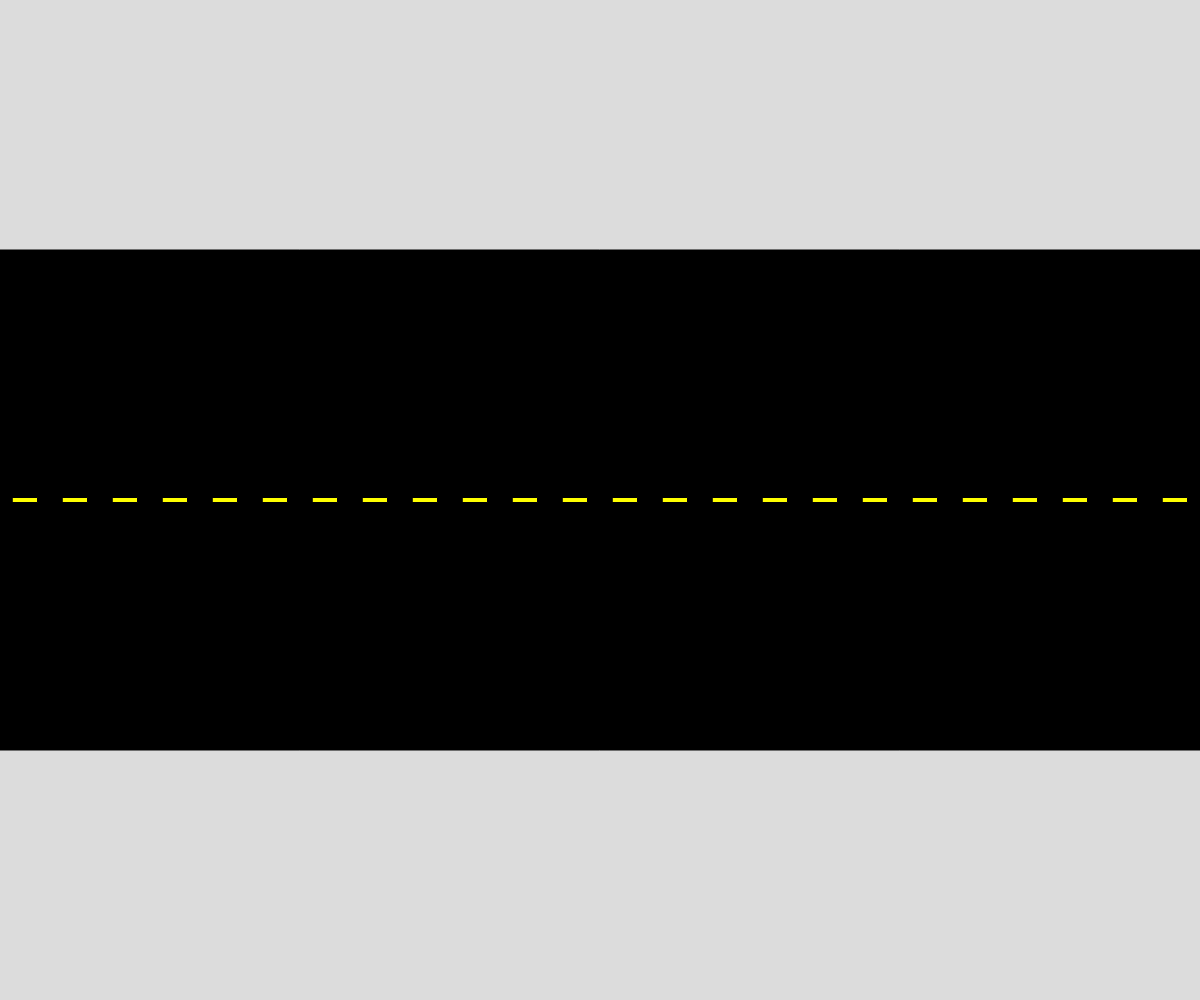
Frame 1 (no input)
Frame 60 (no input): identical to frame 1, image omitted
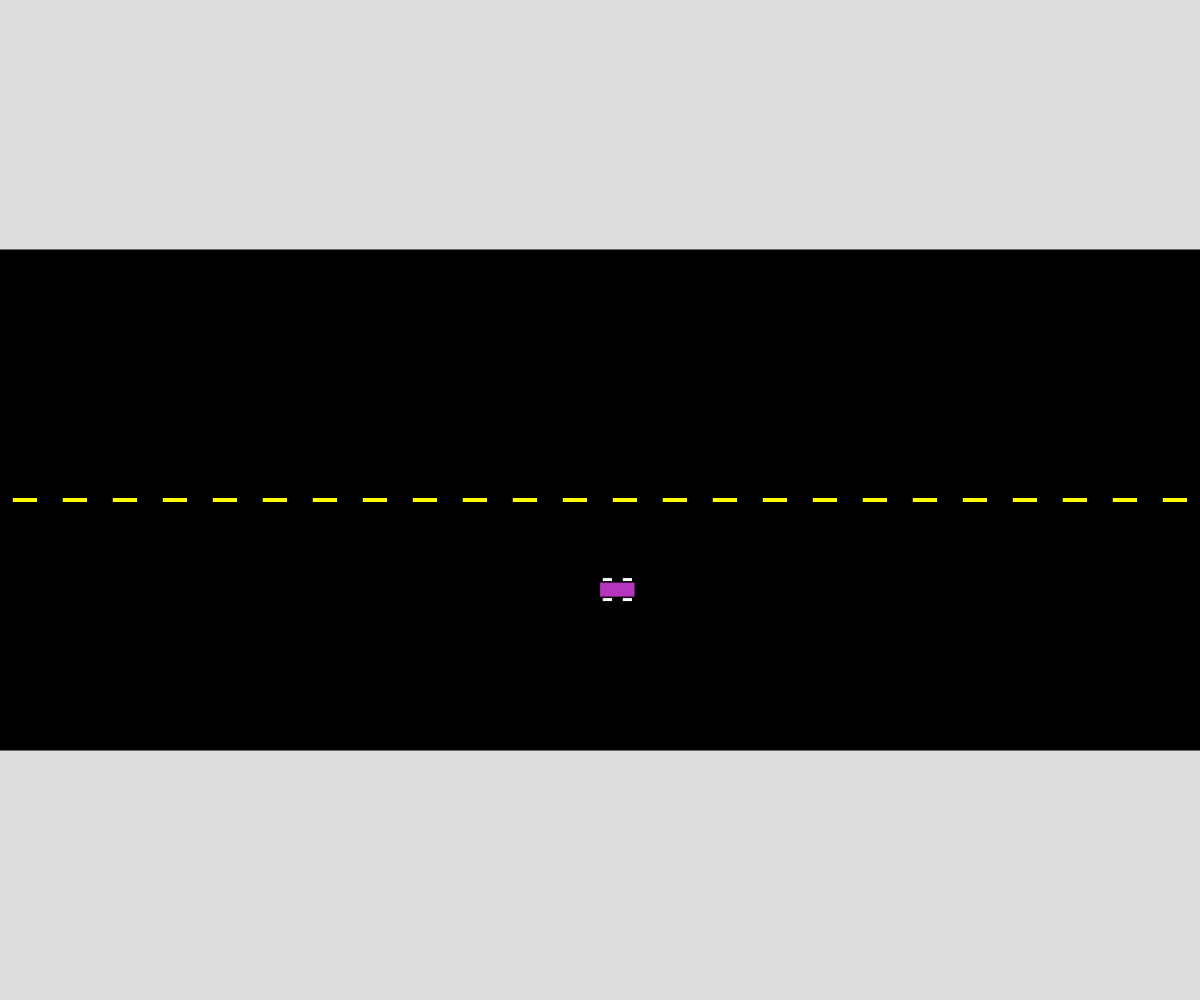
Frame 120 (the mouse pressed at the canvas centre since frame 60)

The p5.js sketch that drew these frames (run headless with seeded random() and noise() and a simulated clock; from frame 60 on, the mouse is pressed at the canvas centre):

// p5.js sketch
// ── sketch.js
// Traffic Simulator (Cars Cars Cars!)
// Dara Bejide
// Sept 20th, 2026.
//
// Extra for Experts:
// - describe what you did to take this project "above and beyond"


let vehicleArray = [];
let typeChoices = [0, 1];

async function setup() {
  createCanvas(windowWidth, windowHeight);
  // test = new vehicle(0, 0, 3);
}

function draw() {
  background(220);
  drawRoad();
  for (n of vehicleArray) {
    n.action();
  }
  // frameRate(10);
}


function drawRoad() {
  let roadX = 0;
  let roadY = height / 2;
  let roadW = width * 2;
  let roadH = height * 0.5;

  //main road
  fill(0);
  rectMode(CENTER);
  rect(roadX, roadY, roadW, roadH);

  //lines
  fill(255, 255, 0);
  for (let lineX = 25; lineX < width; lineX += 50) {
    rect(lineX, roadY, 25, 5);
  }
  fill(0);
}

function mousePressed() {
  // if(mouseButton.left){
  if (keyIsDown(SHIFT)) {
    vehicleArray.push(new vehicle(0, 0, 10));
  }
  else {
    vehicleArray.push(new vehicle(0, 1, 10));
  }
  // }
}

class vehicle {
  //1. Constructor
  constructor(type, direction, xSpeed) {
    this.type = type;
    this.c = color(random(255), random(255), random(255));
    this.direction = direction;
    if (direction === 0) {
      this.x = width - 15;
      this.y = random(10 + height * 0.25, -10 + height * 0.5);
      this.xSpeed = -xSpeed;
    }
    else if (direction === 1) {
      this.x = 17.5;
      this.y = random(10 + height * 0.5, -10 + height * 0.75);
      this.xSpeed = xSpeed;
    }
  }

  //2. Class Functions
  display() {
    fill(this.c);
    if (this.type === 0) {
      rect(this.x, this.y, 35, 15);
      fill(255);
      rect(this.x - 10, this.y + 10, 10, 4);
      rect(this.x + 10, this.y + 10, 10, 4);
      rect(this.x - 10, this.y - 10, 10, 4);
      rect(this.x + 10, this.y - 10, 10, 4);
      // fill(this.c);
    }
    else if (this.type === 1) {
      rect(this.x, this.y, 40, 30);
      rect(this.x + 20, this.y, 10, 30);
    }
  }

  move() {
    this.x += this.xSpeed;
    if (this.x > width) {
      this.x = -10;
    }
    else if (this.x < 0) {
      this.x = width-10;
    }
  }

  speedUp() {
    if (this.xSpeed < 1) {
      this.xSpeed -= 5;
    }
    else {
      this.xSpeed += 5;
    }
  }

  speedDown() {
    if (this.xSpeed < 1) {
      this.xSpeed += 5;
    }
    else {
      this.xSpeed -= 5;
    }
  }

  changeColor() {
    let chance = random(100);
    if (chance < 1) {
      this.c = color(random(255), random(255), random(255));
    }
  }

  action() {
    this.move();
    this.changeColor();
    this.display();
  }
}
